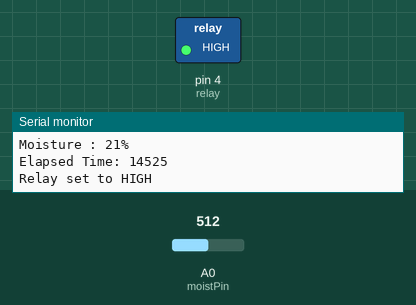
Recording of a sketch running on a simulated Arduino Uno, built with avr-gcc and run on an emulated ATmega328P. Parts: switched loads named in the sketch (green lamp = pin HIGH), the last lines printed to the serial monitor. Inputs (shaded band) come from the test bench; at power-on: A0 (moistPin) = 512.

Above: at 15.0 s.
At 31.0 s:
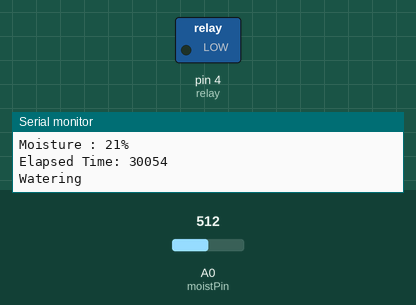
Timing chart, 0 to 41.6 s (numbered marks = the images above):
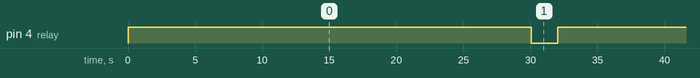

The sketch:

VIBES.ino
```cpp
// Relay pin is controlled with D8. The active wire is connected to Normally Closed and common
int relay = 4;
volatile byte relayState = HIGH;

// PIR Motion Sensor is connected to D2.
int moistPin = A0;

unsigned long StartTime = millis();

void setup() {
  pinMode(relay, OUTPUT);
  digitalWrite(relay, HIGH);
  Serial.begin(9600);
}

void loop() {
  int moistVal = analogRead(moistPin);
  moistVal = map(moistVal-297, 274, 0, 0, 100);
  Serial.print("Moisture : ");
  Serial.print(moistVal);
  Serial.println("%");

  unsigned long CurrentTime = millis();
  unsigned long ElapsedTime = CurrentTime - StartTime;
  Serial.print("Elapsed Time: ");
  Serial.println(ElapsedTime);

  if(moistVal < 50 && ElapsedTime > 30000){
    watering();
    StartTime = millis();
  } else{
    Serial.println("Relay set to HIGH");
    digitalWrite(relay, HIGH);
  }
  delay(500);
}

void watering() {
    Serial.print("Watering");
    digitalWrite(relay, LOW);
    delay(2000);
    digitalWrite(relay, HIGH);
    delay(30000);
    digitalWrite(relay, LOW);
    delay(2000);
    digitalWrite(relay, HIGH);
}
```

Measured:
- by itself, pin 4 (relay): alternates HIGH for 30.0 s and LOW for 2.0 s
